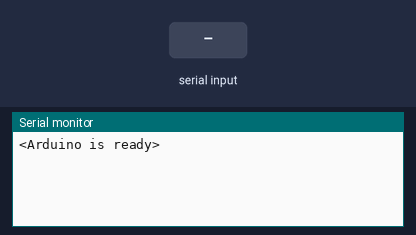
Simulated run of this sketch. Board: Arduino Uno, built with avr-gcc and run on an emulated ATmega328P. Parts: the last lines printed to the serial monitor. The test bench sets the inputs (shaded band).

Above: at 1.2 s.
1.3 s: "1\n" received over Serial
At 2.4 s:
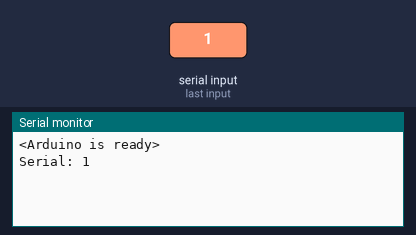
2.8 s: "1\n" received over the second serial link
At 3.4 s:
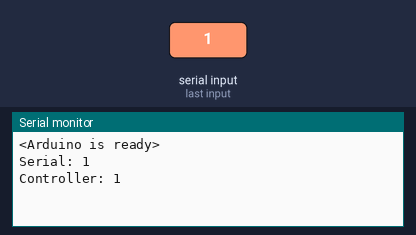
4.3 s: "0\n" received over Serial
At 4.6 s:
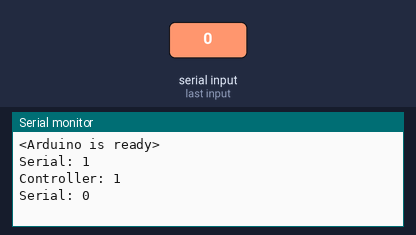
5.8 s: "0\n" received over the second serial link
At 6.9 s:
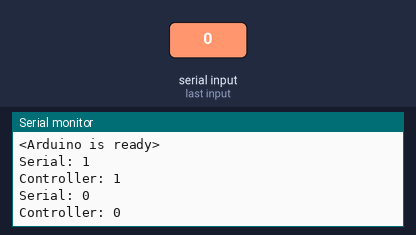

Measured:
- after the input at 1.3 s, the serial monitor: prints a new line at once (image 1)
- after the input at 2.8 s, the serial monitor: prints a new line at once (image 2)
- after the input at 4.3 s, the serial monitor: prints a new line at once (image 3)
- after the input at 5.8 s, the serial monitor: prints a new line at once (image 4)

The sketch:

SerialTest.ino
```cpp
////
// Serial Communication
////
#include <SoftwareSerial.h>
const byte rxPin = 13;
const byte txPin = 12;
SoftwareSerial Controller(rxPin, txPin);

////
// Runtime Variables
////
//Serial
const byte numSerialChars = 32;
char receivedSerialChars[numSerialChars];  // an array to store the received data

boolean newSerialData = false;

//Controller
const byte numControllerChars = 32;
char receivedControllerChars[numControllerChars];  // an array to store the received data

boolean newControllerData = false;


////
// Initial Setup
////
void setup() {
  Serial.begin(9600);
  Serial.println("<Arduino is ready>");
}


////
// Main Loop
////
void loop() {
  // Serial Communication Handlers
  recvSerialWithEndMarker();
  showNewSerialData();
  recvControllerWithEndMarker();
  showNewControllerData();
}


////
// Handle Main Serial
////
void recvSerialWithEndMarker() {
  static byte ndx = 0;
  char endMarker = '\n';
  char rc;

  // if (Serial.available() > 0) {
  while (Serial.available() > 0 && newSerialData == false) {
    rc = Serial.read();

    if (rc != endMarker) {
      receivedSerialChars[ndx] = rc;
      ndx++;
      if (ndx >= numSerialChars) {
        ndx = numSerialChars - 1;
      }
    } else {
      receivedSerialChars[ndx] = '\0';  // terminate the string
      ndx = 0;
      newSerialData = true;
    }
  }
}

void showNewSerialData() {
  if (newSerialData == true) {
    Serial.print("Serial: ");
    Serial.println(receivedSerialChars);
    newSerialData = false;
  }
}

////
// Handle Controller Serial
////
void recvControllerWithEndMarker() {
  static byte ndx = 0;
  char endMarker = '\n';
  char rc;

  // if (Serial.available() > 0) {
  while (Controller.available() > 0 && newControllerData == false) {
    rc = Controller.read();

    if (rc != endMarker) {
      receivedControllerChars[ndx] = rc;
      ndx++;
      if (ndx >= numControllerChars) {
        ndx = numControllerChars - 1;
      }
    } else {
      receivedControllerChars[ndx] = '\0';  // terminate the string
      ndx = 0;
      newControllerData = true;
    }
  }
}

void showNewControllerData() {
  if (newControllerData == true) {
    Serial.print("Controller: ");
    Serial.println(receivedControllerChars);
    newControllerData = false;
  }
}
```
